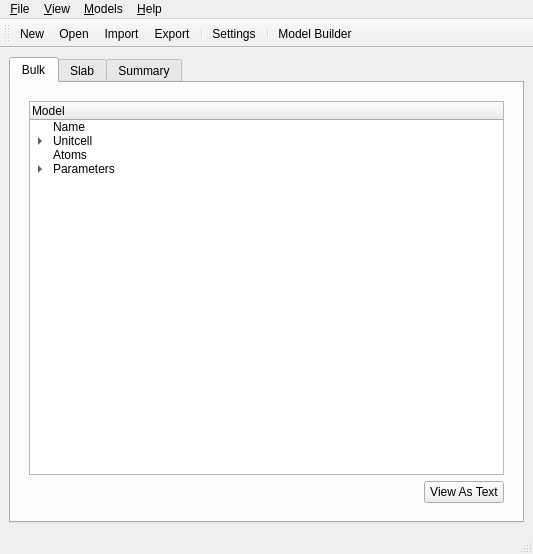
<?xml version="1.0" encoding="UTF-8"?>
<ui version="4.0">
 <class>MainWindow</class>
 <widget class="QMainWindow" name="MainWindow">
  <property name="geometry">
   <rect>
    <x>0</x>
    <y>0</y>
    <width>533</width>
    <height>554</height>
   </rect>
  </property>
  <property name="windowTitle">
   <string>Phase Shifts</string>
  </property>
  <property name="windowIcon">
   <iconset resource="res/res.qrc">
    <normaloff>:/target_32x32.png</normaloff>:/target_32x32.png</iconset>
  </property>
  <widget class="QWidget" name="centralwidget">
   <layout class="QVBoxLayout" name="verticalLayout">
    <item>
     <widget class="QTabWidget" name="tabWidget">
      <property name="currentIndex">
       <number>0</number>
      </property>
      <widget class="QWidget" name="tab">
       <attribute name="title">
        <string>Bulk</string>
       </attribute>
       <layout class="QVBoxLayout" name="verticalLayout_12">
        <item>
         <widget class="QStackedWidget" name="stackedWidgetBulk">
          <property name="currentIndex">
           <number>0</number>
          </property>
          <widget class="QWidget" name="page_3">
           <layout class="QVBoxLayout" name="verticalLayout_9">
            <item>
             <layout class="QVBoxLayout" name="verticalLayout_4">
              <item>
               <widget class="QTreeWidget" name="treeWidgetBulk">
                <column>
                 <property name="text">
                  <string>Model</string>
                 </property>
                </column>
                <item>
                 <property name="text">
                  <string>Name</string>
                 </property>
                 <property name="toolTip">
                  <string>Change the name of this model</string>
                 </property>
                 <property name="statusTip">
                  <string/>
                 </property>
                 <property name="icon">
                  <iconset resource="res/res.qrc">
                   <normaloff>:/font_32x32.png</normaloff>:/font_32x32.png</iconset>
                 </property>
                </item>
                <item>
                 <property name="text">
                  <string>Unitcell</string>
                 </property>
                 <property name="toolTip">
                  <string>&lt;html&gt;&lt;head/&gt;&lt;body&gt;&lt;p&gt;Edit the basis vectors of the unit cell&lt;/p&gt;&lt;/body&gt;&lt;/html&gt;</string>
                 </property>
                 <property name="icon">
                  <iconset resource="res/res.qrc">
                   <normaloff>:/unitcell.svg</normaloff>:/unitcell.svg</iconset>
                 </property>
                 <item>
                  <property name="text">
                   <string>a1</string>
                  </property>
                  <property name="toolTip">
                   <string>&lt;html&gt;&lt;head/&gt;&lt;body&gt;&lt;p&gt;Edit basis vector a&lt;span style=&quot; vertical-align:sub;&quot;&gt;1&lt;/span&gt;&lt;/p&gt;&lt;/body&gt;&lt;/html&gt;</string>
                  </property>
                  <property name="icon">
                   <iconset resource="res/res.qrc">
                    <normaloff>:/a1.svg</normaloff>:/a1.svg</iconset>
                  </property>
                 </item>
                 <item>
                  <property name="text">
                   <string>a2</string>
                  </property>
                  <property name="toolTip">
                   <string>&lt;html&gt;&lt;head/&gt;&lt;body&gt;&lt;p&gt;Edit basis vector a&lt;span style=&quot; vertical-align:sub;&quot;&gt;2&lt;/span&gt;&lt;/p&gt;&lt;/body&gt;&lt;/html&gt;</string>
                  </property>
                  <property name="icon">
                   <iconset resource="res/res.qrc">
                    <normaloff>:/a2.svg</normaloff>:/a2.svg</iconset>
                  </property>
                 </item>
                 <item>
                  <property name="text">
                   <string>a3</string>
                  </property>
                  <property name="toolTip">
                   <string>&lt;html&gt;&lt;head/&gt;&lt;body&gt;&lt;p&gt;Edit basis vector a&lt;span style=&quot; vertical-align:sub;&quot;&gt;3&lt;/span&gt;&lt;/p&gt;&lt;/body&gt;&lt;/html&gt;</string>
                  </property>
                  <property name="icon">
                   <iconset resource="res/res.qrc">
                    <normaloff>:/a3.svg</normaloff>:/a3.svg</iconset>
                  </property>
                 </item>
                </item>
                <item>
                 <property name="text">
                  <string>Atoms</string>
                 </property>
                 <property name="toolTip">
                  <string>Edit atoms in model</string>
                 </property>
                 <property name="icon">
                  <iconset resource="res/res.qrc">
                   <normaloff>:/atoms.svg</normaloff>:/atoms.svg</iconset>
                 </property>
                </item>
                <item>
                 <property name="text">
                  <string>Parameters</string>
                 </property>
                 <property name="toolTip">
                  <string>Edit muffin-tin potential calculation parameters</string>
                 </property>
                 <property name="icon">
                  <iconset resource="res/res.qrc">
                   <normaloff>:/cog_32x32.png</normaloff>:/cog_32x32.png</iconset>
                 </property>
                 <item>
                  <property name="text">
                   <string>Output</string>
                  </property>
                  <property name="icon">
                   <iconset resource="res/res.qrc">
                    <normaloff>:/question_32x32.png</normaloff>:/question_32x32.png</iconset>
                  </property>
                 </item>
                 <item>
                  <property name="text">
                   <string>Exchange</string>
                  </property>
                  <property name="icon">
                   <iconset resource="res/res.qrc">
                    <normaloff>:/convert_32x24.png</normaloff>:/convert_32x24.png</iconset>
                  </property>
                 </item>
                 <item>
                  <property name="text">
                   <string>nh</string>
                  </property>
                 </item>
                </item>
               </widget>
              </item>
              <item>
               <layout class="QHBoxLayout" name="horizontalLayout_3">
                <item>
                 <spacer name="horizontalSpacer_3">
                  <property name="orientation">
                   <enum>Qt::Horizontal</enum>
                  </property>
                  <property name="sizeHint" stdset="0">
                   <size>
                    <width>40</width>
                    <height>20</height>
                   </size>
                  </property>
                 </spacer>
                </item>
                <item>
                 <widget class="QPushButton" name="pushBulkToText">
                  <property name="text">
                   <string>View As Text</string>
                  </property>
                 </widget>
                </item>
               </layout>
              </item>
             </layout>
            </item>
           </layout>
          </widget>
          <widget class="QWidget" name="page_4">
           <layout class="QVBoxLayout" name="verticalLayout_10">
            <item>
             <layout class="QVBoxLayout" name="verticalLayout_11">
              <item>
               <widget class="QPlainTextEdit" name="plainTextBulk"/>
              </item>
             </layout>
            </item>
            <item>
             <layout class="QHBoxLayout" name="horizontalLayout_4">
              <item>
               <spacer name="horizontalSpacer_4">
                <property name="orientation">
                 <enum>Qt::Horizontal</enum>
                </property>
                <property name="sizeHint" stdset="0">
                 <size>
                  <width>40</width>
                  <height>20</height>
                 </size>
                </property>
               </spacer>
              </item>
              <item>
               <widget class="QPushButton" name="pushBulkToTree">
                <property name="text">
                 <string>Tree View</string>
                </property>
               </widget>
              </item>
             </layout>
            </item>
           </layout>
          </widget>
         </widget>
        </item>
       </layout>
      </widget>
      <widget class="QWidget" name="tab_2">
       <attribute name="title">
        <string>Slab</string>
       </attribute>
       <layout class="QVBoxLayout" name="verticalLayout_8">
        <item>
         <widget class="QStackedWidget" name="stackedWidgetSlab">
          <property name="currentIndex">
           <number>0</number>
          </property>
          <widget class="QWidget" name="page">
           <layout class="QVBoxLayout" name="verticalLayout_5">
            <item>
             <layout class="QVBoxLayout" name="verticalLayout_3">
              <item>
               <widget class="QTreeWidget" name="treeWidgetSlab">
                <column>
                 <property name="text">
                  <string>Model</string>
                 </property>
                </column>
                <item>
                 <property name="text">
                  <string>Name</string>
                 </property>
                 <property name="toolTip">
                  <string>Change the name of this model</string>
                 </property>
                 <property name="statusTip">
                  <string/>
                 </property>
                 <property name="icon">
                  <iconset resource="res/res.qrc">
                   <normaloff>:/font_32x32.png</normaloff>:/font_32x32.png</iconset>
                 </property>
                </item>
                <item>
                 <property name="text">
                  <string>Unitcell</string>
                 </property>
                 <property name="toolTip">
                  <string>&lt;html&gt;&lt;head/&gt;&lt;body&gt;&lt;p&gt;Edit the basis vectors of the unit cell&lt;/p&gt;&lt;/body&gt;&lt;/html&gt;</string>
                 </property>
                 <property name="icon">
                  <iconset resource="res/res.qrc">
                   <normaloff>:/unitcell.svg</normaloff>:/unitcell.svg</iconset>
                 </property>
                 <item>
                  <property name="text">
                   <string>a1</string>
                  </property>
                  <property name="toolTip">
                   <string>&lt;html&gt;&lt;head/&gt;&lt;body&gt;&lt;p&gt;Edit basis vector a&lt;span style=&quot; vertical-align:sub;&quot;&gt;1&lt;/span&gt;&lt;/p&gt;&lt;/body&gt;&lt;/html&gt;</string>
                  </property>
                  <property name="icon">
                   <iconset resource="res/res.qrc">
                    <normaloff>:/a1.svg</normaloff>:/a1.svg</iconset>
                  </property>
                 </item>
                 <item>
                  <property name="text">
                   <string>a2</string>
                  </property>
                  <property name="toolTip">
                   <string>&lt;html&gt;&lt;head/&gt;&lt;body&gt;&lt;p&gt;Edit basis vector a&lt;span style=&quot; vertical-align:sub;&quot;&gt;2&lt;/span&gt;&lt;/p&gt;&lt;/body&gt;&lt;/html&gt;</string>
                  </property>
                  <property name="icon">
                   <iconset resource="res/res.qrc">
                    <normaloff>:/a2.svg</normaloff>:/a2.svg</iconset>
                  </property>
                 </item>
                 <item>
                  <property name="text">
                   <string>a3</string>
                  </property>
                  <property name="toolTip">
                   <string>&lt;html&gt;&lt;head/&gt;&lt;body&gt;&lt;p&gt;Edit basis vector a&lt;span style=&quot; vertical-align:sub;&quot;&gt;3&lt;/span&gt;&lt;/p&gt;&lt;/body&gt;&lt;/html&gt;</string>
                  </property>
                  <property name="icon">
                   <iconset resource="res/res.qrc">
                    <normaloff>:/a3.svg</normaloff>:/a3.svg</iconset>
                  </property>
                 </item>
                </item>
                <item>
                 <property name="text">
                  <string>Atoms</string>
                 </property>
                 <property name="toolTip">
                  <string>Edit atoms in model</string>
                 </property>
                 <property name="icon">
                  <iconset resource="res/res.qrc">
                   <normaloff>:/atoms.svg</normaloff>:/atoms.svg</iconset>
                 </property>
                </item>
                <item>
                 <property name="text">
                  <string>Parameters</string>
                 </property>
                 <property name="toolTip">
                  <string>Edit muffin-tin potential calculation parameters</string>
                 </property>
                 <property name="icon">
                  <iconset resource="res/res.qrc">
                   <normaloff>:/cog_32x32.png</normaloff>:/cog_32x32.png</iconset>
                 </property>
                 <item>
                  <property name="text">
                   <string>Output</string>
                  </property>
                  <property name="icon">
                   <iconset resource="res/res.qrc">
                    <normaloff>:/question_32x32.png</normaloff>:/question_32x32.png</iconset>
                  </property>
                 </item>
                 <item>
                  <property name="text">
                   <string>Exchange</string>
                  </property>
                  <property name="icon">
                   <iconset resource="res/res.qrc">
                    <normaloff>:/convert_32x24.png</normaloff>:/convert_32x24.png</iconset>
                  </property>
                 </item>
                 <item>
                  <property name="text">
                   <string>nh</string>
                  </property>
                 </item>
                </item>
               </widget>
              </item>
              <item>
               <layout class="QHBoxLayout" name="horizontalLayout">
                <item>
                 <spacer name="horizontalSpacer">
                  <property name="orientation">
                   <enum>Qt::Horizontal</enum>
                  </property>
                  <property name="sizeHint" stdset="0">
                   <size>
                    <width>40</width>
                    <height>20</height>
                   </size>
                  </property>
                 </spacer>
                </item>
                <item>
                 <widget class="QPushButton" name="pushSlabToText">
                  <property name="text">
                   <string>View As Text</string>
                  </property>
                 </widget>
                </item>
               </layout>
              </item>
             </layout>
            </item>
           </layout>
          </widget>
          <widget class="QWidget" name="page_2">
           <layout class="QVBoxLayout" name="verticalLayout_7">
            <item>
             <layout class="QVBoxLayout" name="verticalLayout_6">
              <item>
               <widget class="QPlainTextEdit" name="plainTextSlab"/>
              </item>
             </layout>
            </item>
            <item>
             <layout class="QHBoxLayout" name="horizontalLayout_2">
              <item>
               <spacer name="horizontalSpacer_2">
                <property name="orientation">
                 <enum>Qt::Horizontal</enum>
                </property>
                <property name="sizeHint" stdset="0">
                 <size>
                  <width>40</width>
                  <height>20</height>
                 </size>
                </property>
               </spacer>
              </item>
              <item>
               <widget class="QPushButton" name="pushSlabToTree">
                <property name="text">
                 <string>Tree View</string>
                </property>
               </widget>
              </item>
             </layout>
            </item>
           </layout>
          </widget>
         </widget>
        </item>
       </layout>
      </widget>
      <widget class="QWidget" name="tab_3">
       <attribute name="title">
        <string>Summary</string>
       </attribute>
       <layout class="QVBoxLayout" name="verticalLayout_2"/>
      </widget>
     </widget>
    </item>
   </layout>
  </widget>
  <widget class="QMenuBar" name="menubar">
   <property name="geometry">
    <rect>
     <x>0</x>
     <y>0</y>
     <width>533</width>
     <height>21</height>
    </rect>
   </property>
   <widget class="QMenu" name="menuFile">
    <property name="title">
     <string>&amp;File</string>
    </property>
    <addaction name="actionNew"/>
    <addaction name="actionOpen"/>
    <addaction name="actionRecent"/>
    <addaction name="separator"/>
    <addaction name="actionImport"/>
    <addaction name="actionExport"/>
    <addaction name="separator"/>
    <addaction name="actionSettings"/>
    <addaction name="separator"/>
    <addaction name="actionQuit"/>
   </widget>
   <widget class="QMenu" name="menu_Help">
    <property name="title">
     <string>&amp;Help</string>
    </property>
    <addaction name="actionHelp"/>
    <addaction name="separator"/>
    <addaction name="actionAbout"/>
    <addaction name="actionAboutQt"/>
    <addaction name="actionContact"/>
    <addaction name="actionUpdate"/>
   </widget>
   <widget class="QMenu" name="menu_Models">
    <property name="title">
     <string>&amp;Models</string>
    </property>
    <addaction name="actionModelBuilder"/>
    <addaction name="separator"/>
    <addaction name="actionBulk"/>
    <addaction name="actionSlab"/>
    <addaction name="separator"/>
    <addaction name="actionGeneratePhaseShifts"/>
   </widget>
   <widget class="QMenu" name="menuView">
    <property name="title">
     <string>&amp;View</string>
    </property>
    <widget class="QMenu" name="menuToolbars">
     <property name="title">
      <string>Toolbars</string>
     </property>
     <addaction name="actionModel_Editor"/>
     <addaction name="actionView"/>
    </widget>
    <addaction name="menuToolbars"/>
    <addaction name="separator"/>
    <addaction name="actionTreeView"/>
    <addaction name="actionTextView"/>
   </widget>
   <addaction name="menuFile"/>
   <addaction name="menuView"/>
   <addaction name="menu_Models"/>
   <addaction name="menu_Help"/>
  </widget>
  <widget class="QStatusBar" name="statusbar"/>
  <widget class="QToolBar" name="toolBar">
   <property name="windowTitle">
    <string>toolBar</string>
   </property>
   <attribute name="toolBarArea">
    <enum>TopToolBarArea</enum>
   </attribute>
   <attribute name="toolBarBreak">
    <bool>false</bool>
   </attribute>
   <addaction name="actionNew"/>
   <addaction name="actionOpen"/>
   <addaction name="actionImport"/>
   <addaction name="actionExport"/>
   <addaction name="separator"/>
   <addaction name="actionSettings"/>
   <addaction name="separator"/>
   <addaction name="actionModelBuilder"/>
  </widget>
  <action name="actionAbout">
   <property name="icon">
    <iconset resource="res/res.qrc">
     <normaloff>:/question_32x32.png</normaloff>:/question_32x32.png</iconset>
   </property>
   <property name="text">
    <string>&amp;About...</string>
   </property>
  </action>
  <action name="actionAboutQt">
   <property name="icon">
    <iconset resource="res/res.qrc">
     <normaloff>:/Qt_32x32.png</normaloff>:/Qt_32x32.png</iconset>
   </property>
   <property name="text">
    <string>About &amp;Qt</string>
   </property>
  </action>
  <action name="actionAbout_Python">
   <property name="text">
    <string>About Python</string>
   </property>
  </action>
  <action name="actionNew">
   <property name="icon">
    <iconset resource="res/res.qrc">
     <normaloff>:/document_alt_stroke_24x32.png</normaloff>:/document_alt_stroke_24x32.png</iconset>
   </property>
   <property name="text">
    <string>&amp;New...</string>
   </property>
   <property name="shortcut">
    <string>Ctrl+N</string>
   </property>
  </action>
  <action name="actionOpen">
   <property name="icon">
    <iconset resource="res/res.qrc">
     <normaloff>:/folder_fill_32x32.png</normaloff>:/folder_fill_32x32.png</iconset>
   </property>
   <property name="text">
    <string>&amp;Open...</string>
   </property>
   <property name="shortcut">
    <string>Ctrl+O</string>
   </property>
  </action>
  <action name="actionQuit">
   <property name="icon">
    <iconset resource="res/res.qrc">
     <normaloff>:/exit_32x32.png</normaloff>:/exit_32x32.png</iconset>
   </property>
   <property name="text">
    <string>Quit</string>
   </property>
   <property name="shortcut">
    <string>Ctrl+Q</string>
   </property>
  </action>
  <action name="actionHelp">
   <property name="icon">
    <iconset resource="res/res.qrc">
     <normaloff>:/book_32x32.png</normaloff>:/book_32x32.png</iconset>
   </property>
   <property name="text">
    <string>&amp;Help...</string>
   </property>
   <property name="shortcut">
    <string>F1</string>
   </property>
  </action>
  <action name="actionSettings">
   <property name="icon">
    <iconset resource="res/res.qrc">
     <normaloff>:/wrench_32x32.png</normaloff>:/wrench_32x32.png</iconset>
   </property>
   <property name="text">
    <string>&amp;Settings</string>
   </property>
  </action>
  <action name="actionContact">
   <property name="icon">
    <iconset resource="res/res.qrc">
     <normaloff>:/mail_32x32.png</normaloff>:/mail_32x32.png</iconset>
   </property>
   <property name="text">
    <string>&amp;Contact us</string>
   </property>
  </action>
  <action name="actionBulk">
   <property name="checkable">
    <bool>true</bool>
   </property>
   <property name="checked">
    <bool>true</bool>
   </property>
   <property name="icon">
    <iconset resource="res/res.qrc">
     <normaloff>:/square_32x32.png</normaloff>:/square_32x32.png</iconset>
   </property>
   <property name="text">
    <string>&amp;Bulk</string>
   </property>
   <property name="shortcut">
    <string>Alt+B</string>
   </property>
  </action>
  <action name="actionSlab">
   <property name="checkable">
    <bool>true</bool>
   </property>
   <property name="icon">
    <iconset resource="res/res.qrc">
     <normaloff>:/layers_32x28.png</normaloff>:/layers_32x28.png</iconset>
   </property>
   <property name="text">
    <string>&amp;Slab</string>
   </property>
   <property name="shortcut">
    <string>Alt+S</string>
   </property>
  </action>
  <action name="actionUpdate">
   <property name="icon">
    <iconset resource="res/res.qrc">
     <normaloff>:/rss_alt_32x32.png</normaloff>:/rss_alt_32x32.png</iconset>
   </property>
   <property name="text">
    <string>&amp;Update</string>
   </property>
  </action>
  <action name="actionModelBuilder">
   <property name="icon">
    <iconset resource="res/res.qrc">
     <normaloff>:/blocks.png</normaloff>:/blocks.png</iconset>
   </property>
   <property name="text">
    <string>&amp;Model Builder...</string>
   </property>
   <property name="toolTip">
    <string>Opens Model Builder...</string>
   </property>
   <property name="shortcut">
    <string>Alt+M</string>
   </property>
  </action>
  <action name="actionModel_Editor">
   <property name="text">
    <string>Modeling</string>
   </property>
  </action>
  <action name="actionView">
   <property name="text">
    <string>View</string>
   </property>
  </action>
  <action name="actionImport">
   <property name="icon">
    <iconset resource="res/res.qrc">
     <normaloff>:/import.svg</normaloff>:/import.svg</iconset>
   </property>
   <property name="text">
    <string>Import...</string>
   </property>
   <property name="shortcut">
    <string>Ctrl+I</string>
   </property>
  </action>
  <action name="actionExport">
   <property name="icon">
    <iconset resource="res/res.qrc">
     <normaloff>:/export.svg</normaloff>:/export.svg</iconset>
   </property>
   <property name="text">
    <string>Export...</string>
   </property>
   <property name="shortcut">
    <string>Ctrl+E</string>
   </property>
  </action>
  <action name="actionRecent">
   <property name="icon">
    <iconset resource="res/res.qrc">
     <normaloff>:/clock.svg</normaloff>:/clock.svg</iconset>
   </property>
   <property name="text">
    <string>Recent</string>
   </property>
  </action>
  <action name="actionTreeView">
   <property name="checkable">
    <bool>true</bool>
   </property>
   <property name="icon">
    <iconset resource="res/res.qrc">
     <normaloff>:/list_nested_32x28.png</normaloff>:/list_nested_32x28.png</iconset>
   </property>
   <property name="text">
    <string>&amp;Tree View</string>
   </property>
   <property name="toolTip">
    <string>View models as tree layouts</string>
   </property>
   <property name="shortcut">
    <string>Ctrl+T</string>
   </property>
  </action>
  <action name="actionTextView">
   <property name="checkable">
    <bool>true</bool>
   </property>
   <property name="icon">
    <iconset resource="res/res.qrc">
     <normaloff>:/article_32x32.png</normaloff>:/article_32x32.png</iconset>
   </property>
   <property name="text">
    <string>Te&amp;xt View</string>
   </property>
   <property name="toolTip">
    <string>View models as simple text</string>
   </property>
   <property name="shortcut">
    <string>Ctrl+Shift+T</string>
   </property>
  </action>
  <action name="actionGeneratePhaseShifts">
   <property name="icon">
    <iconset resource="res/res.qrc">
     <normaloff>:/target_32x32.png</normaloff>:/target_32x32.png</iconset>
   </property>
   <property name="text">
    <string>&amp;Generate Phase Shifts...</string>
   </property>
   <property name="toolTip">
    <string>Generates Phase Shifts</string>
   </property>
   <property name="statusTip">
    <string>Generates Phase Shifts</string>
   </property>
   <property name="shortcut">
    <string>Alt+G</string>
   </property>
  </action>
 </widget>
 <resources>
  <include location="res/res.qrc"/>
 </resources>
 <connections>
  <connection>
   <sender>actionQuit</sender>
   <signal>triggered()</signal>
   <receiver>MainWindow</receiver>
   <slot>close()</slot>
   <hints>
    <hint type="sourcelabel">
     <x>-1</x>
     <y>-1</y>
    </hint>
    <hint type="destinationlabel">
     <x>399</x>
     <y>299</y>
    </hint>
   </hints>
  </connection>
 </connections>
</ui>
